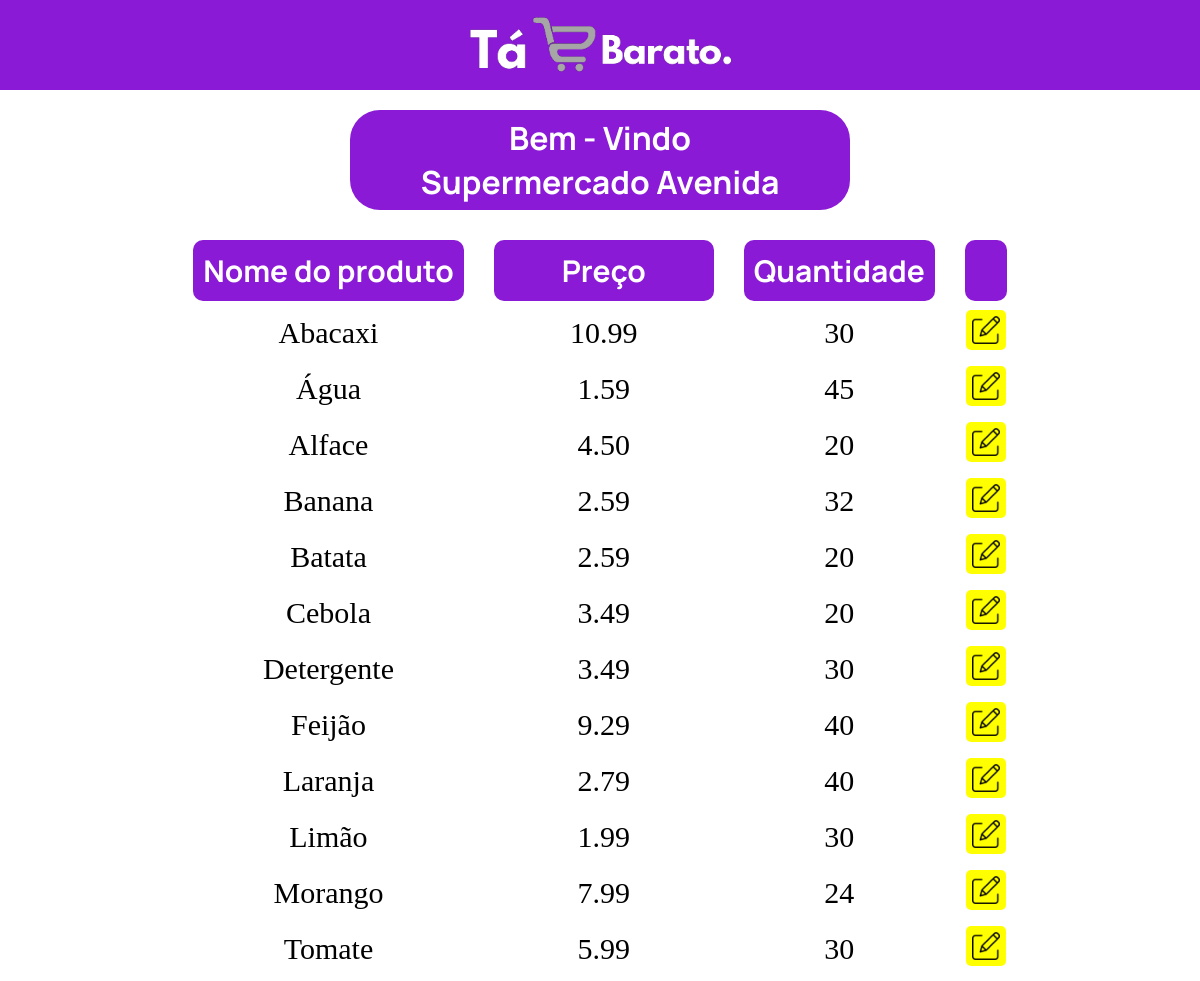
The page /admin_mercado/admin.php?id=1 on the database its author committed.
### tables this page shows
CREATE TABLE `mercados` (
  `ID_Mercado` int(11) NOT NULL,
  `Nome` varchar(100) NOT NULL,
  `Endereco` varchar(200) NOT NULL,
  `CNPJ` varchar(20) NOT NULL,
  `Email` varchar(200) NOT NULL,
  `Senha` varchar(60) NOT NULL
);

CREATE TABLE `produtos` (
  `Codigo_Produto` int(11) NOT NULL,
  `Nome` varchar(100) NOT NULL,
  `ID_Produto` int(11) NOT NULL,
  `Quantidade` int(11) DEFAULT 0,
  `Preco` decimal(10,2) DEFAULT NULL,
  `Valor_Total` decimal(10,2) GENERATED ALWAYS AS (`Quantidade` * `Preco`) STORED,
  `ID_Mercado` int(11) NOT NULL,
  `Data` date DEFAULT NULL
);

### admin_mercado/admin.php (the view, shortened to what this page needs)
<?php
  include '../php/conexao.php';
  $id = $_GET['id'];
  $query = "SELECT Nome
            FROM mercados
            WHERE ID_Mercado = '$id'";
  $resultado = mysqli_query($conexao, $query);
  $nome = mysqli_fetch_array($resultado);
  $query = "SELECT *
            FROM produtos
            WHERE ID_Mercado = '$id'
            ORDER BY Nome ASC";
  $resultado = mysqli_query($conexao, $query);
?>
<!DOCTYPE html>
<html lang="pt-br">
  <head>
    <link rel="stylesheet" href="admin.css" />
  </head>
  <body>
    <div id="container">
      <a href="../TaBarato_inicial/index.php">
        <nav class="barra">
          <img
            src="imagens/logo.png"
            alt="logo da marca TaBarato"
            style="width: 297px; height: 60px"
          />
      </a>
      <div class="header">
        <div class="welcome">
          <h1>Bem - Vindo</h1>
          <h1><?php echo $nome['Nome']; ?></h1>
        </div>
      </div>
      <div class="admin">
          <table class="table tb_a">
            <thead>
              <th>Nome do produto</th>
              <th id="thcnpj">Preço</th>
              <th>Quantidade</th>
              <th></th>
            </thead>
            <tbody>
              <?php
                while($linha = mysqli_fetch_array($resultado)){
                  echo '<tr><td>' . $linha['Nome'] . '</td>';
                  echo '<td>' . $linha['Preco'] . '</td>';
                  echo '<td>' . $linha['Quantidade'];
                  echo '<td><a href="../edita_mercado/edita.php?ip=' . $linha['ID_Produto'] . '&im=' . $linha['ID_Mercado'] . '"><button class="edit"><img src="imagens/editar.png"/></button></a></td></tr>';
                }
              ?>
            </tbody>
          </table>
      </div>
    </div>
  </body>
</html>

### admin_mercado/admin.css (style rules this page uses)
.tb_a { animation: go-back 1s; }
body { box-sizing: content-box; margin: 0; }
.barra { background-color: #8A1AD5; height: 90px; width: 100%; display: flex; justify-content: center; align-items: center; }
.header { display: flex; justify-content: center; align-items: center; margin-top: 20px; text-align: center; font-family: 'Manrope', sans-serif; color: white; }
.welcome { display: flex; justify-content: center; align-items: center; flex-direction: column; background-color: #8A1AD5; width: 500px; height: 100px; border-radius: 30px; animation: go-back 1s; }
.admin { display: flex; justify-content: center; align-items: center; margin-top: 30px; }
.table { border-collapse: separate; border-spacing: 30px 8px; margin-top: -8px; }
#thcnpj { width: 200px; }
.edit { width: 40px; height: 40px; background-color: yellow; border: 0px; border-radius: 5px; cursor: pointer; }
img { object-fit:contain; width: 100%; height: 100%; }
th { font-size: 30px; background-color:#8A1AD5; color: white; font-family: 'Manrope', sans-serif; border-radius: 10px; padding: 10px; }
td { text-align: center; font-size: 30px; }
h1 { margin: 0; }

### rows shown on the page
mercados: Nome "Supermercado Avenida"
produtos: Nome "Abacaxi", Preco "10.99", Quantidade "30"
produtos: Nome "Água", Preco "1.59", Quantidade "45"
produtos: Nome "Alface", Preco "4.50", Quantidade "20"
produtos: Nome "Banana", Preco "2.59", Quantidade "32"
produtos: Nome "Batata", Preco "2.59", Quantidade "20"
produtos: Nome "Cebola", Preco "3.49", Quantidade "20"
produtos: Nome "Detergente", Preco "3.49", Quantidade "30"
produtos: Nome "Feijão", Preco "9.29", Quantidade "40"
produtos: Nome "Laranja", Preco "2.79", Quantidade "40"
produtos: Nome "Limão", Preco "1.99", Quantidade "30"
produtos: Nome "Morango", Preco "7.99", Quantidade "24"
produtos: Nome "Tomate", Preco "5.99", Quantidade "30"
